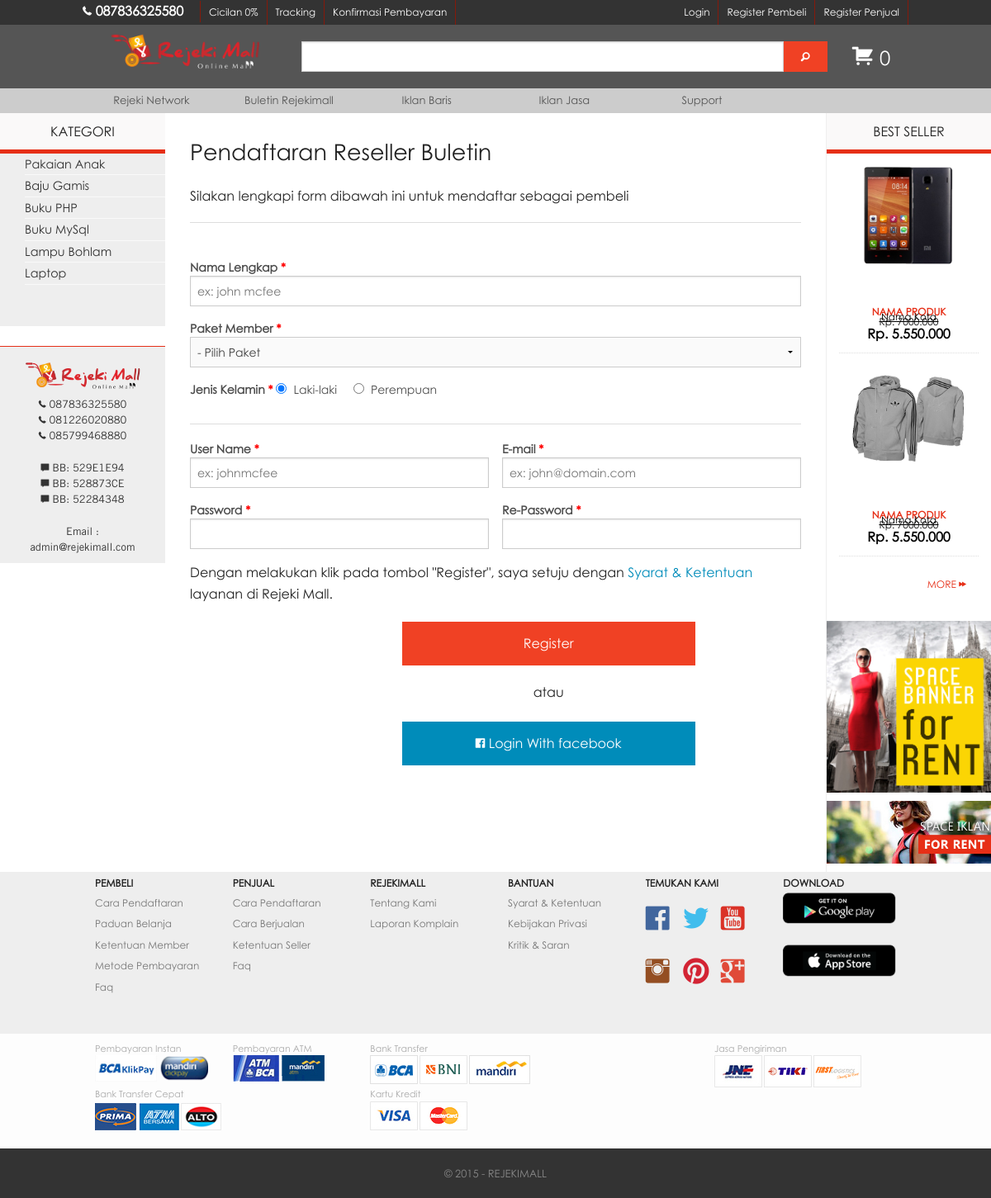
Before: /index.php/register/pembeli with the older database file.
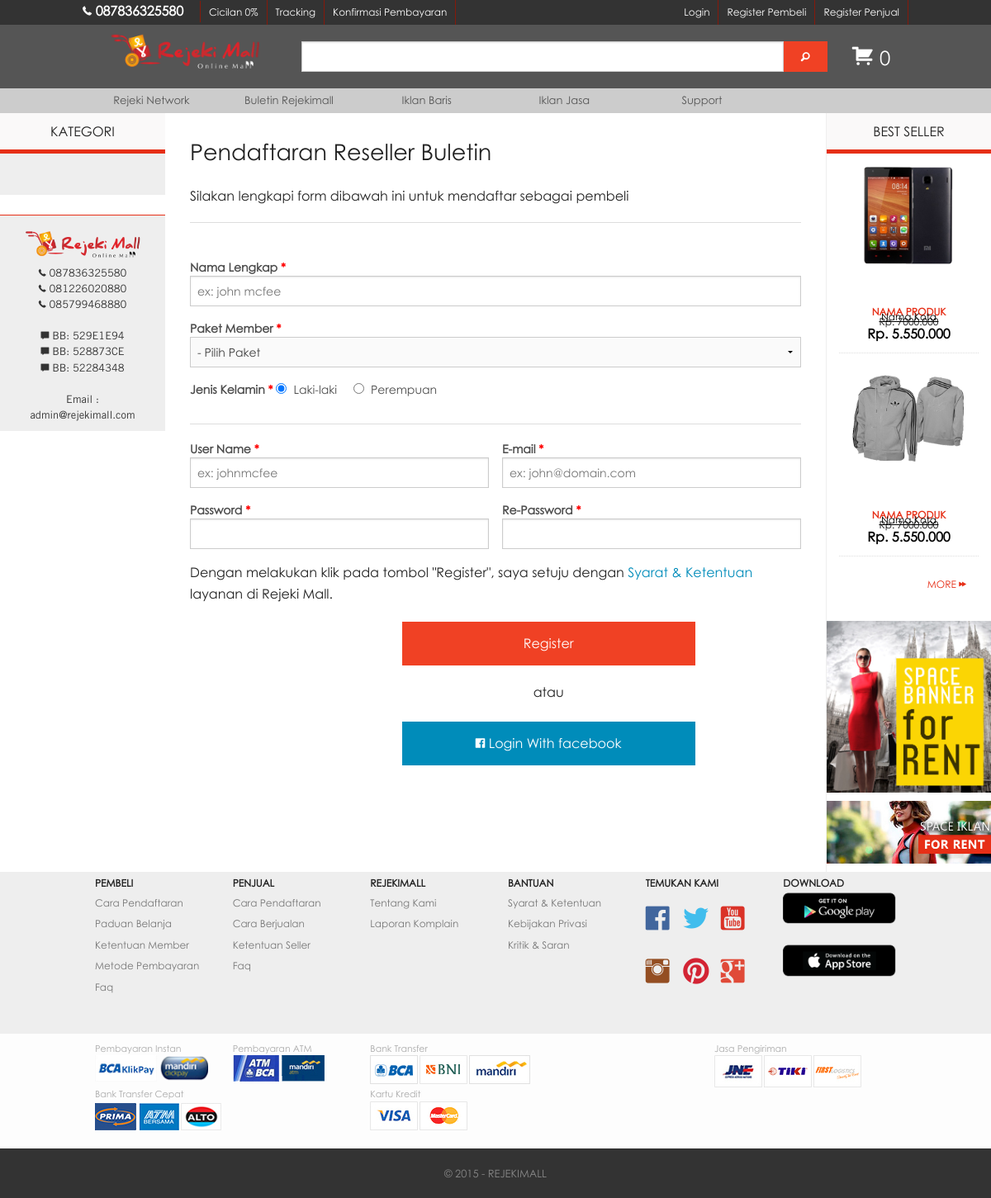
After: the same page with the newer database file.
### tables this page shows
CREATE TABLE IF NOT EXISTS `kategori` (
`cid` int(11) NOT NULL,
  `id_seller` int(5) DEFAULT NULL,
  `nama` char(30) DEFAULT NULL,
  `slugkat` text NOT NULL
);

### application/views/layout/konten.php (called while the page is built)
<?php if(!defined('BASEPATH')) exit('no direct script access allowed');
if($isi){
	$this->load->view($isi);
}

### application/views/layout/wrapper.php (called while the page is built, shortened)
<?php
require_once "header.php";
require_once "konten.php";
require_once "footer.php";

### application/controllers/register.php (called while the page is built, shortened)
<?php if(!defined('BASEPATH')) exit('No direct script access allowed');
class register extends CI_Controller{
	public function __construct(){
		$this->load->model('model_city');
		$this->load->model("model_utama");
		$this->load->model("admin/paket_member");
		$this->load->model("admin/paket_seller");
	}
	public function pembeli(){
		$query	= $this->paket_member->viewpaket();
		$data	= array('title'=>'Rejeki Mall : Register Pembeli',
		'menu'=>'etalase/menu_etalase',
		'kategori'=>$this->model_utama->kategori(),
		'pktmember'=> $query,
		'isi'=>'register/registerpembeli'
		);
		$this->load->view('layout/wrapper',$data);
	}
}

### index.php (called while the page is built, shortened)
<?php
require_once BASEPATH.'core/CodeIgniter.php';

### application/models/model_utama.php (called while the page is built, shortened)
<?php
class model_utama extends CI_Model{
	function kategori(){
		$query	= $this->db->query("
			SELECT DISTINCT `cid`, `id_seller`, `nama`, slugkat FROM `kategori`
		");
		return $query->result_array();
	}
}

### application/views/leftbar/leftbarcategory.php (the view, shortened to what this page needs)
<div class="row fullscreen text-center" style="background:#faf9f9;margin:0px; padding:10px 0 10px 0;border-top:0px;border-bottom:solid 5px #e62f17;">
  KATEGORI
</div>
<div class="row fullscreen sidebar" style="margin:0px; padding:0 0 30px 0;background:#EEEEEE;">
   <ul class="no-bullet" style="padding-left:30px;">
   <?php
   foreach($kategori as $listkat){
	   echo "<li style='border-bottom:solid 1px #f9f9f9;'><a href='".base_url()."produk/kategori/$listkat[slugkat]'  data-orbit-link='newarrivals' style='font-size:0.9em;color:#333333;'>$listkat[nama]</a></li>";
   }
   ?>
  </ul>
</div>
</body></html>

Changed rows visible on the page:
removed kategori: nama "Pakaian Anak"
removed kategori: nama "Baju Gamis"
removed kategori: nama "Buku PHP"
removed kategori: nama "Buku MySql"
removed kategori: nama "Lampu Bohlam"
removed kategori: nama "Laptop"
